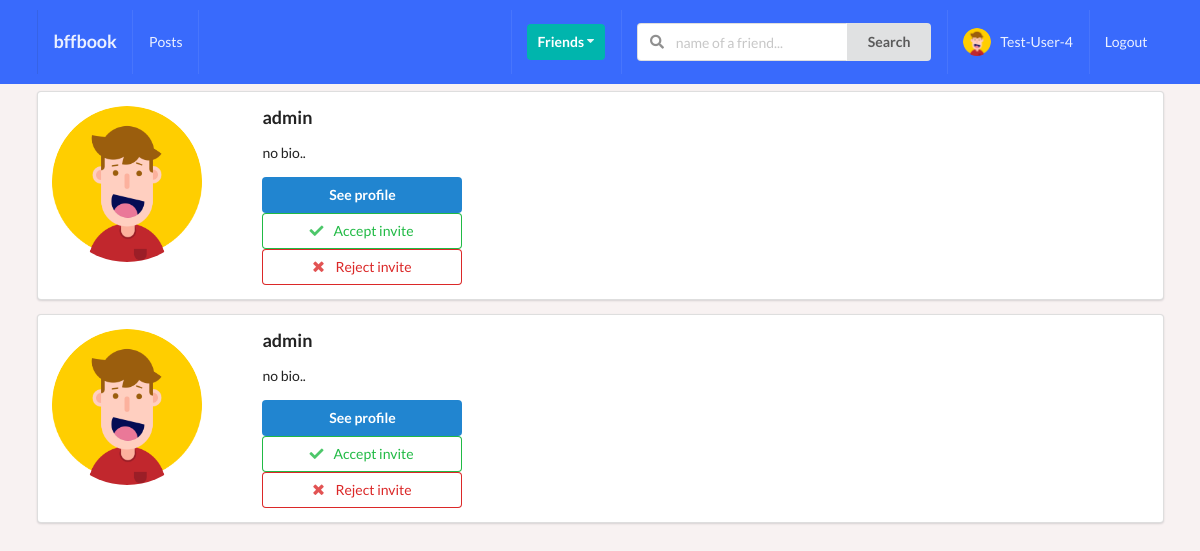
/profiles/invites/ (signed in), run on the app's committed database.
### profiles/models.py (models this page shows, shortened)
class Profile(models.Model):
    first_name = models.CharField(max_length=200, blank=True)
    last_name = models.CharField(max_length=200, blank=True)
    user = models.OneToOneField(User, on_delete=models.CASCADE)
    bio = models.TextField(default="no bio..", max_length=300)
    email = models.EmailField(max_length=200, blank=True)
    country = models.CharField(max_length=200, blank=True)
    avatar = models.ImageField(default="avatar.png", upload_to="avatars/")
    friends = models.ManyToManyField(User, blank=True, related_name="frinends")
    slug = models.SlugField(unique=True, blank=True)
    updated = models.DateTimeField(auto_now=True)
    created = models.DateTimeField(auto_now_add=True)
    objects = ProfileManager()
    __initial_first_name = None
    __initial_last_name = None
    def __init__(self, *args, **kwargs):
        super().__init__(*args, **kwargs)
        self.__initial_first_name = self.first_name
        self.__initial_last_name = self.last_name

### profiles/views.py (the view)
# urls.py: path("invites/", invite_receive, name="invites"),
@login_required
def invite_receive(request):
    profile = Profile.objects.get(user=request.user)
    queryset = Relationship.objects.invitations_receive(profile)
    results = list(map(lambda x: x.sender, queryset))
    is_empty = False
    if len(results) == 0:
        is_empty = True
    context = {
                "queryset":results,
                "is_empty":is_empty
              }
    return render(request, "profiles/invites.html", context)

### profiles/context_processors.py (called while the page is built)
def profile_picture(request):
    if request.user.is_authenticated:
        profile_obj = Profile.objects.get(user=request.user)
        avatar = profile_obj.avatar
        return {'avatar':avatar}
    return {}

def invatations_received_number(request):
    if request.user.is_authenticated:
        profile_obj = Profile.objects.get(user=request.user)
        queryset_count = Relationship.objects.invitations_receive(profile_obj).count()
        return {'invites_number':queryset_count}
    return {}

### profiles/models.py (called while the page is built)
    def invitations_receive(self, receiver):
        queryset = Relationship.objects.filter(receiver=receiver, status="send")
        return queryset

### profiles/templates/profiles/invites.html (shortened to what this page needs)
{% extends "base.html" %}
{% block content %}
    {% for obj in queryset %}
        <div class="ui segment">
            <div class="ui grid">
                <div class="row">
                    <div class="three wide column">
                        <img src="{{obj.avatar.url}}" class="ui small circular image" alt="">
                    </div>
                    <div class="thirteen wide column">
                        <h3>{{obj.user}}</h3>
                        <p>{{obj.bio}}</p>
                        <a href="">
                            <button class="ui primary button w-big mb-5">See profile</button>
                        </a>
                        <form action="{% url 'profiles:accept-invite' %}" method="POST">
                            <button type="submit" class="ui positive basic button w-big mb-5 mt-7">
                                <i class="check icon"></i>
                                Accept invite
                            </button>
                        </form>
                        <form action="{% url 'profiles:reject-invite' %}" method="POST">
                            <button type="submit" class="ui negative basic button w-big mb-5 mt-7">
                                <i class="close icon"></i>
                                Reject invite
                            </button>
                        </form>
                    </div>
                </div>
            </div>
        </div>
    {% endfor %}
{% endblock content %}

### home/templates/home/navbar.html (shortened to what this page needs)
{% url "home:home" as path_to_home %}
{% url "posts:post" as path_to_posts %}
{% url "profiles:my-profile" as path_to_my_profile %}
<div class="ui inverted menu navbar mb-7">
    <div class="ui container">
      <a href="{{path_to_home}}" class="{% if request.path == path_to_home %}active{% endif %} item">
          <h3>bffbook</h3>
      </a>
      {% if request.user.is_authenticated %}
      <a href="{{path_to_posts}}" class="{% if request.path == path_to_posts %}active{% endif %} item">
          Posts
      </a>
      {% endif %}
      <div class="right menu">
          {% if request.user.is_authenticated %}
          <div class="item">
              <div class="ui floating dropdown icon button teal"> Friends
                  <i class="dropdown icon"></i>
               </div>
          </div>
               <div class="item">
                <form action="" method="GET">
                  <div class="ui action left icon input">
                  <input class="prompt" type="text" name='q' placeholder="name of a friend...">
                  <button type='submit' class="ui button">Search</button>
                  </div>
              </form>
              </div>
              <a href="{{path_to_my_profile}}" class="{% if request.path == path_to_my_profile %}active{% endif %} item">
                  <img src={{avatar.url}} class="ui avatar image" alt="avatar">&nbsp;
                   {{ request.user }}
              </a>
              <a href="" class="ui item">
                  Logout
              </a>
          {% else %}
          <a href="" class="ui item">
                  Login
              </a>
          {% endif %}
      </div>
    </div>
  </div>

### static/css/style.css (style rules this page uses)
body { background-color: #f8f2f2 !important; }
.navbar { border-radius: 0px !important; padding: 10px 0px 10px !important; background-color: #396afc !important; }
.mb-7 { margin-bottom: 7px !important; }
.w-big { width: 200px !important; }

### data on the page
Profile: avatar (placeholder picture), user "admin", bio "no bio.."

### other printed values
{{ request.user }} "Test-User-4"
